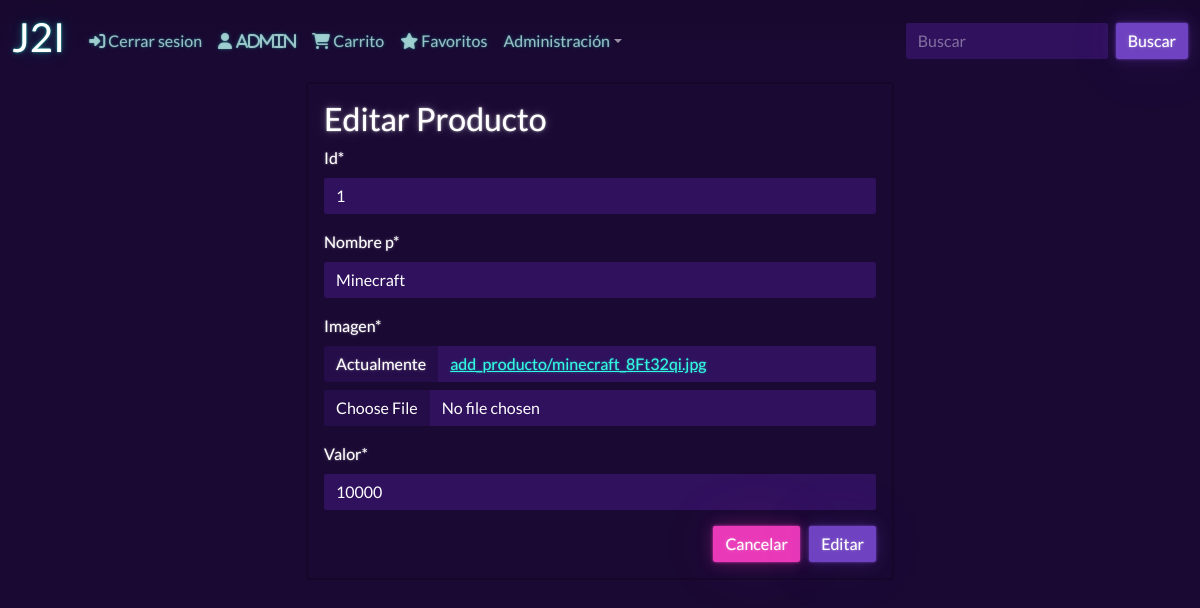
/mod_producto/1/ (signed in), run on the app's committed database.
### app/models.py (models this page shows, shortened)
class Producto(models.Model):
    id=models.IntegerField( primary_key=True ,default=uuid.uuid4, null=False)
    nombre_p = models.CharField( max_length=50,null=False)
    imagen = models.ImageField("Imagen", upload_to='add_producto', null=True)
    valor = models.IntegerField(null=False)

### app/views.py (the view, shortened to what this page needs)
# urls.py: path('mod_producto/<id>/', mod_producto, name='mod_producto'),
@permission_required('app,change_producto')
def mod_producto(request, id):
    producto = get_object_or_404(Producto, id=id)
    data = {
        'form': ProductoForm(instance=producto)
    }
    return render(request, 'app/mod_producto.html', data)

### app/forms.py
class ProductoForm(forms.ModelForm):
    class Meta:
        model = Producto
        fields = '__all__'

### app/templates/app/mod_producto.html (shortened to what this page needs)
{% extends "app/base.html" %}
{% load static %}
{% load crispy_forms_tags%}
{% block contenido %}
<div class = "row">
    <div class= "col-12 col-md-6 offset-md-3">
    <div class="card">
        <div class="card-body">
            <h2>Editar Producto</h2>
            <form action="" method="post" enctype="multipart/form-data">
                {{form | crispy}}
                <div class="d-flex justify-content-end">
                    <a class="btn btn-secondary" href="{% url 'productos_adm'%}"> Cancelar</a>
                    <input type="submit" value="Editar" class="btn btn-primary">
                </div>
            </form>
        </div>
    </div>
    </div>
</div>
{% endblock contenido %}

### app/templates/app/base.html (shortened to what this page needs)
{% load static %}
<!DOCTYPE html>
<html lang="es">
<head>
    <link href="{% static 'css/bootstrap.min.css' %} " rel="stylesheet">
    <link rel="stylesheet" href="https://cdnjs.cloudflare.com/ajax/libs/font-awesome/6.5.2/css/all.min.css"
 />
</head>
<body>
    <section class="vh-150 gradient-custom">
        <nav class="navbar navbar-expand-sm bg-blue navbar-dark">
            <div class="container-fluid">
                <a class="navbar-brand" href="{% url "index" %} ">
                    <h1>J2I</h1>
                </a>
                <div class="collapse navbar-collapse" id="collapsibleNavbar">
                    <ul class="navbar-nav">
                        {% if user.is_authenticated %}
                            <li>
                                <a class="nav-link" href="{% url "salir" %}">
                                    <i class="fa-solid fa-right-to-bracket"></i> Cerrar sesion</a>
                            <li>
                            <li>
                                <a class="nav-link" href="{% url "perfil" %}"> <i class="fa-solid fa-user"> {{ user.username }}</i>  </a>
                            <li>
                        {% endif %}
                        <li class="nav-item">
                            <a class="nav-link" href="{% url "carrito" %}"> <i class="fa-solid fa-cart-shopping"></i>
                                Carrito</a>
                        </li>
                        <li class="nav-item">
                            <a class="nav-link" href="{% url "favs" %}"> <i class="fa-solid fa-star"></i> Favoritos</a>
                        </li>
                        {% if perms.app.add_permission%}
                        <li class="nav-item dropdown">
                            <a class="nav-link dropdown-toggle" href="#" role="button"
                                data-bs-toggle="dropdown">Administración</a>
                        </li>
                        {% endif%}
                    </ul>
                </div>
                <div class="nav-item">
                    <form class="d-flex">
                        <input class="form-control me-2" type="text" placeholder="Buscar">
                        <a class="btn btn-primary" href="{% url "filtro" %}" role="button">Buscar</a>
                    </form>
                </div>
            </div>
        </nav>
    </section>
    {% block contenido %}
    {% endblock contenido %}
</body>
</html>

### data on the page
Producto: id "1", nombre_p "Minecraft", valor "10000"

### other printed values
{{ user.username }} "admin"
